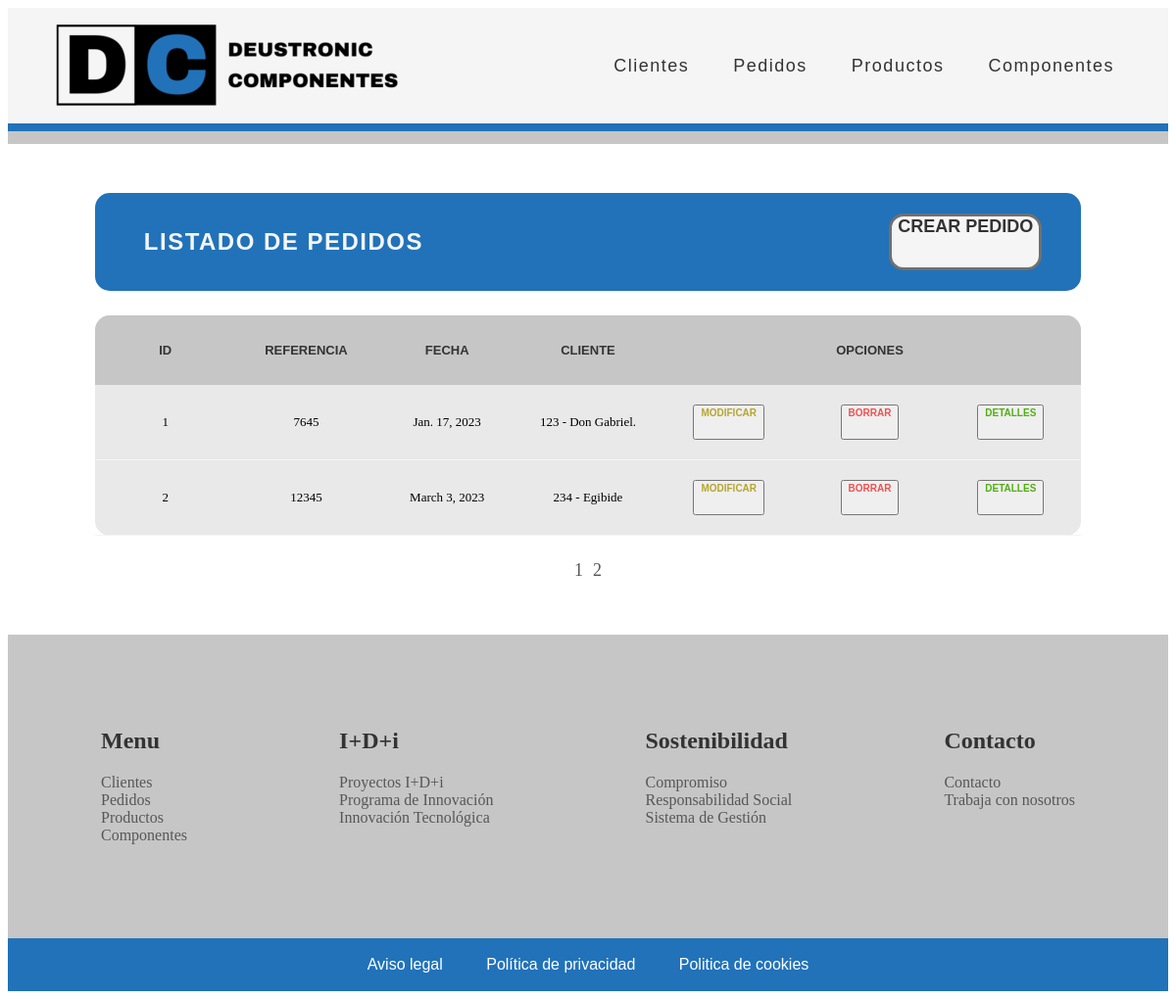
/appGestionPedidos/pedido/list, run on an earlier commit of the app's database.
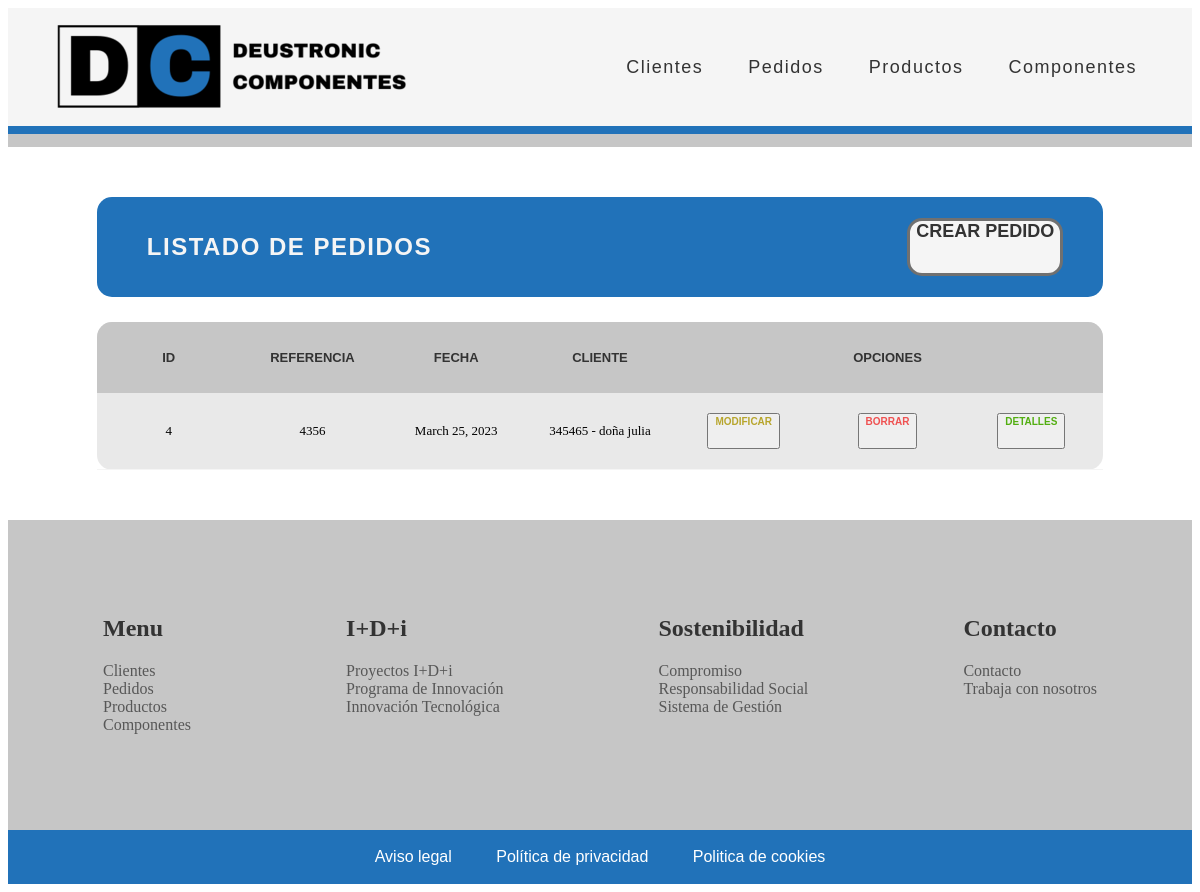
And on a later commit of the database.
### appGestionPedidos/models.py (models this page shows, shortened)
class Pedido(models.Model):
    referencia = models.IntegerField(unique=True)
    producto = models.ManyToManyField(Producto, through="ProductoPedido")
    fecha = models.DateField()
    cliente = models.ForeignKey(Cliente, on_delete=models.CASCADE)
    precioTotal = models.FloatField(blank=True, null=True)

class Cliente(models.Model):
    CIF = models.CharField(max_length=9, unique=True)
    nombreEmpresa = models.CharField(max_length=16)
    direccion = models.CharField(max_length=60)
    datosContacto = models.CharField(max_length=60)
    def __str__(self):
       return f"{self.CIF} - {self.nombreEmpresa}"

### appGestionPedidos/views.py (the view)
# urls.py: path('pedido/list', views.PedidoListView.as_view(), name='pedido'),
class PedidoListView(ListView):
    model = Pedido
    paginate_by = 2

### appGestionPedidos/templates/appGestionPedidos/pedido_list.html (shortened to what this page needs)
{% extends "base.html" %}
{% load static %}
{% block contenido %}
<div class="main_container">
    <div class="main_title_container">
        <div class="main_title">
            <h2>LISTADO DE PEDIDOS</h2>
        </div>
        <a href="/appGestionPedidos/pedido/create" alt="crear_pedido">CREAR PEDIDO</a>
    </div>
    <div class="main_table_container">
        {% if pedido_list %}
        <table class="main_table">
            <thead>
                <tr>
                    <th>ID</th>
                    <th>Referencia</th>
                    <th>Fecha</th>
                    <th>Cliente</th>
                    <th class="main_table_esp_1" colspan="3">Opciones</th>
                </tr>
            </thead>
            {% for pedido in pedido_list %}
            <tbody class="main_table_contenido">
                <tr><a href="/appGestionPedidos/pedido/create"></a>
                    <td>{{ pedido.id }}</td>
                    <td>{{ pedido.referencia }}</td>
                    <td>{{ pedido.fecha }}</td>
                    <td>{{ pedido.cliente }}</td>
                    <td class="main_table_esp_modificar">
                        <button><a href="/appGestionPedidos/modificar-pedido/{{ pedido.id }}">MODIFICAR</a></button>
                    </td>
                    <td class="main_table_esp_borrar">
                        <button><a class="btnEliminacion" href="/appGestionPedidos/eliminar-pedido/{{ pedido.id }}">BORRAR</a></button>
                    </td>
                    <td class="main_table_esp_detalles">
                        <button><a href="/appGestionPedidos/detallesPedido/{{ pedido.id }}">DETALLES</a></button>
                    </td>
                </tr>
            </tbody>
            {% endfor %}
        </table>
        {% else %}
        <p>No hay pedidos creados.</p>
        {% endif %}
    </div>
    {% if is_paginated %}
    <div class="pagination">
        {% for i in paginator.page_range %}
        <a {% if page_obj.number == i %} class="active" {% endif %} href="?page={{i}}">{{ i }}</a>
        {% endfor %}
    </div>
    {% endif %}
</div>
{% endblock %}

### appGestionPedidos/templates/base.html (shortened to what this page needs)
{% load static %}
<!DOCTYPE html>
<html lang="en">
<head>
    <link rel="stylesheet" href="{% static 'CSS/estilos.css' %}">
</head>
<body>
    <header class="header">
        <div class="header_container">
            <div class="header_logo">
                <a href="/appGestionPedidos"><img src="{% static 'imagenes\Logotipo.png' %}"
                        alt="logo de la compañia"></a>
            </div>
            <nav class="header_navigation">
                <ul>
                    <li><a href="/appGestionPedidos">Clientes</a></li>
                    <li><a href="/appGestionPedidos/pedido/list">Pedidos</a></li>
                    <li><a href="/appGestionPedidos/producto/list">Productos</a></li>
                    <li><a href="/appGestionPedidos/componente/list">Componentes</a></li>
                </ul>
            </nav>
        </div>
        <div class="header_line">
            <div class="header_line_blue"></div>
            <div class="header_line_grey"></div>
        </div>
    </header>
    <main>
        {% block contenido %}{% endblock %}
    </main>
    <footer class="footer">
        <div class="footer_container">
            <div class="footer_top">
                <div class="footer_top_container">
                    <div class="footer_top_cc">
                        <div class="footer_top_c">
                            <h2>Menu</h2>
                            <li><a href="/appGestionPedidos">Clientes</a></li>
                            <li><a href="/appGestionPedidos/pedido/list">Pedidos</a></li>
                            <li><a href="/appGestionPedidos/producto/list">Productos</a></li>
                            <li><a href="/appGestionPedidos/componente/list">Componentes</a></li>
                        </div>
                        <div class="footer_top_c">
                            <h2>I+D+i</h2>
                            <li><a href="https://www.google.es/" target="_blank">Proyectos I+D+i</a></li>
                            <li><a href="https://www.google.es/" target="_blank">Programa de Innovación</a></li>
                            <li><a href="https://www.google.es/" target="_blank">Innovación Tecnológica</a></li>
                        </div>
                        <div class="footer_top_c">
                            <h2>Sostenibilidad</h2>
                            <li><a href="https://www.google.es/" target="_blank">Compromiso</a></li>
                            <li><a href="https://www.google.es/" target="_blank">Responsabilidad Social</a></li>
                            <li><a href="https://www.google.es/" target="_blank">Sistema de Gestión</a></li>
                        </div>
                        <div class="footer_top_c">
                            <h2>Contacto</h2>
                            <li><a href="https://www.google.es/" target="_blank">Contacto</a></li>
                            <li><a href="https://www.google.es/">Trabaja con nosotros</a></li>
                        </div>
                    </div>
                </div>
            </div>
            <div class="footer_bottom">
                <ul>
                    <li><a href="https://www.google.es/" target="_blank">Aviso legal</a></li>
                    <li><a href="https://www.google.es/" target="_blank">Política de privacidad</a></li>
                    <li><a href="https://www.google.es/" target="_blank">Politica de cookies</a></li>
                </ul>
            </div>
        </div>
    </footer>
</body>
</html>

What changed in the data, as far as the page shows it:
removed Pedido: id "1", referencia "7645", fecha "Jan. 17, 2023", cliente "123 - Don Gabriel."
removed Pedido: id "2", referencia "12345", fecha "March 3, 2023", cliente "234 - Egibide"
added Pedido: id "4", referencia "4356", fecha "March 25, 2023", cliente "345465 - doña julia"
Also different on the page:
list line gone: "1"
list line gone: "2"
